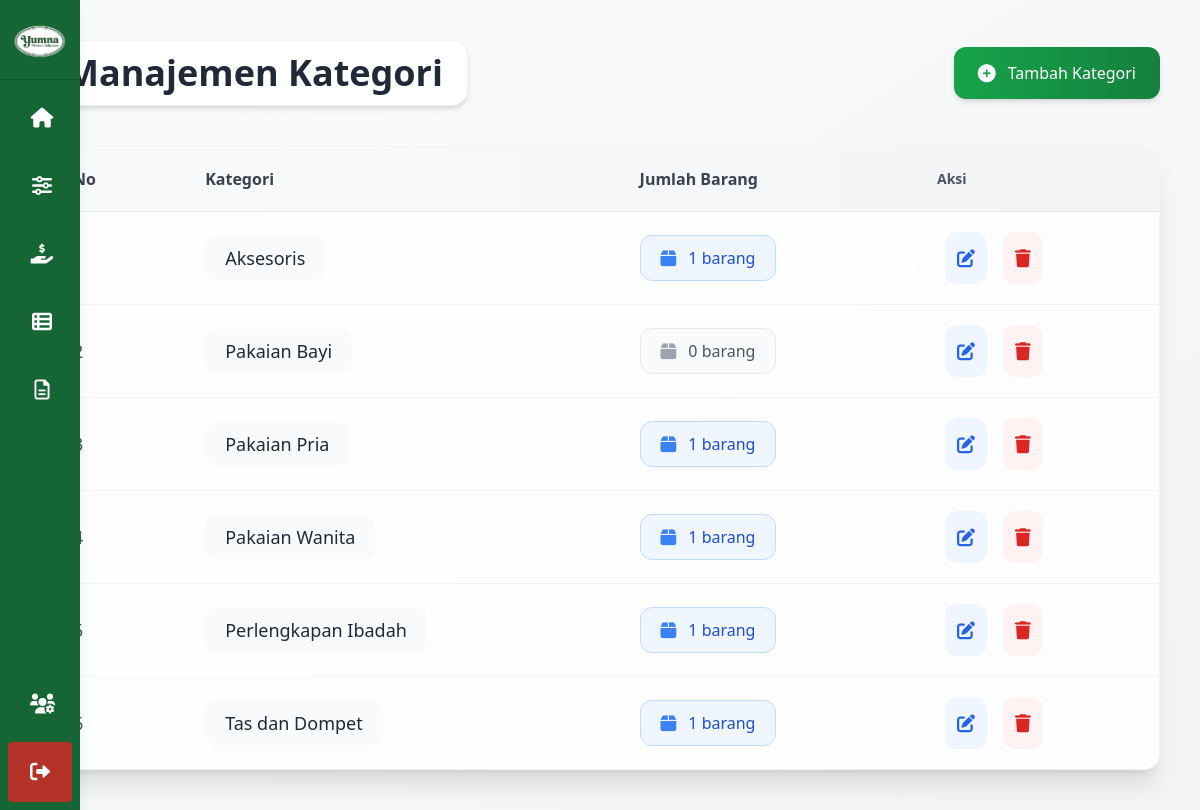
The page /pages/manage_kategori.php (signed in) on the database its author committed.
### tables this page shows
CREATE TABLE kategori (
    id_kategori INT(10) AUTO_INCREMENT PRIMARY KEY,
    kategori_barang VARCHAR(100) NOT NULL
);

### pages/manage_kategori.php (the view, shortened to what this page needs)
<?php
require_once '../config/koneksi.php';
$stmt = $pdo->query("SELECT * FROM kategori ORDER BY kategori_barang");
$kategoris = $stmt->fetchAll(PDO::FETCH_ASSOC);
?>
<!DOCTYPE html>
<html lang="id">
<head>
    <script src="https://cdn.tailwindcss.com"></script>
    <link rel="stylesheet" href="https://cdnjs.cloudflare.com/ajax/libs/font-awesome/6.0.0-beta3/css/all.min.css">
</head>
<body class="bg-gradient-to-br from-gray-50 to-gray-100 min-h-screen">
    <div class="flex">
        <?php include '../includes/sidebar.php'; ?>
        <main class="flex-1 p-6 sm:p-8 lg:p-10">
            <div class="max-w-6xl mx-auto">
                <header class="flex flex-col sm:flex-row justify-between items-center mb-10 gap-4">
                    <div class="flex items-center gap-4">
                        <h1 class="text-3xl sm:text-4xl font-bold text-gray-800 bg-white py-3 px-6 rounded-2xl shadow-md border border-gray-100">
                            <?php echo $user_level === 'admin' ? 'Manajemen Kategori' : 'Data Kategori'; ?>
                        </h1>
                    </div>
                    <?php if ($user_level === 'admin'): ?>
                        <button onclick="openModal('add')"
                            class="bg-gradient-to-r from-green-600 to-green-700 hover:from-green-700 hover:to-green-800 text-white px-6 py-3 rounded-xl flex items-center gap-3 transition-all duration-300 shadow-md hover:shadow-lg transform hover:-translate-y-0.5">
                            <i class="fas fa-plus-circle text-lg"></i>
                            <span class="font-medium">Tambah Kategori</span>
                        </button>
                    <?php endif; ?>
                </header>
                <div class="bg-white/80 backdrop-blur-sm rounded-2xl shadow-xl overflow-hidden border border-gray-100">
                    <table class="w-full">
                        <thead class="bg-gradient-to-r from-gray-50 to-gray-100 border-b border-gray-200">
                            <tr>
                                <th class="px-8 py-5 text-left text-base font-semibold text-gray-700">No</th>
                                <th class="px-8 py-5 text-left text-base font-semibold text-gray-700">Kategori</th>
                                <th class="px-8 py-5 text-left text-base font-semibold text-gray-700">Jumlah Barang</th>
                                <?php if ($user_level === 'admin'): ?>
                                    <th class="px-6 py-4 text-left text-sm font-semibold text-gray-600">Aksi</th>
                                <?php endif; ?>
                            </tr>
                        </thead>
                        <tbody class="divide-y divide-gray-100">
                            <?php if (empty($kategoris)): ?>
                                <tr>
                                    <td colspan="<?= $user_level === 'admin' ? '4' : '3' ?>" class="px-6 py-4 text-center text-gray-500">
                                        Tidak ada data kategori
                                    </td>
                                </tr>
                            <?php else: ?>
                                <?php $no = 1;
                                foreach ($kategoris as $kategori):
                                    $stmt = $pdo->prepare("SELECT COUNT(*) FROM barang WHERE id_kategori = ?");
                                    $stmt->execute([$kategori['id_kategori']]);
                                    $jumlah_barang = $stmt->fetchColumn();
                                ?>
                                    <tr class="hover:bg-gray-50/50 transition-colors duration-150">
                                        <td class="px-8 py-5 text-gray-600 text-lg"><?= $no++ ?></td>
                                        <td class="px-8 py-5">
                                            <span class="font-medium text-gray-800 bg-gray-50 px-5 py-2 rounded-xl text-lg inline-block">
                                                <?= htmlspecialchars($kategori['kategori_barang']) ?>
                                            </span>
                                        </td>
                                        <td class="px-8 py-5">
                                            <span class="px-5 py-2 text-base rounded-xl inline-flex items-center gap-3 font-medium <?= $jumlah_barang > 0 ? 'bg-blue-50 text-blue-700 border border-blue-200' : 'bg-gray-50 text-gray-600 border border-gray-200' ?>">
                                                <i class="fas <?= $jumlah_barang > 0 ? 'fa-box text-blue-500' : 'fa-box text-gray-400' ?> text-lg"></i>
                                                <?= $jumlah_barang ?> barang
                                            </span>
                                        </td>
                                        <?php if ($user_level === 'admin'): ?>
                                            <td class="px-8 py-5">
                                                <div class="flex gap-4">
                                                    <button onclick='openModal("edit", <?= json_encode($kategori) ?>)'
                                                        class="text-blue-600 hover:text-blue-800 bg-blue-50 p-3 rounded-xl hover:bg-blue-100 transition-colors">
                                                        <i class="fas fa-edit text-lg"></i>
                                                    </button>
                                                    <form method="POST" class="inline" onsubmit="return confirmDelete()">
                                                        <button type="submit" class="text-red-600 hover:text-red-800 bg-red-50 p-3 rounded-xl hover:bg-red-100 transition-colors">
                                                            <i class="fas fa-trash text-lg"></i>
                                                        </button>
                                                    </form>
                                                </div>
                                            </td>
                                        <?php endif; ?>
                                    </tr>
                                <?php endforeach; ?>
                            <?php endif; ?>
                        </tbody>
                    </table>
                </div>
            </div>
        </main>
    </div>
</body>
</html>

### rows shown on the page
kategori: kategori_barang "Aksesoris", jumlah_barang "1"
kategori: kategori_barang "Pakaian Bayi", jumlah_barang "0"
kategori: kategori_barang "Pakaian Pria", jumlah_barang "1"
kategori: kategori_barang "Pakaian Wanita", jumlah_barang "1"
kategori: kategori_barang "Perlengkapan Ibadah", jumlah_barang "1"
kategori: kategori_barang "Tas dan Dompet", jumlah_barang "1"
